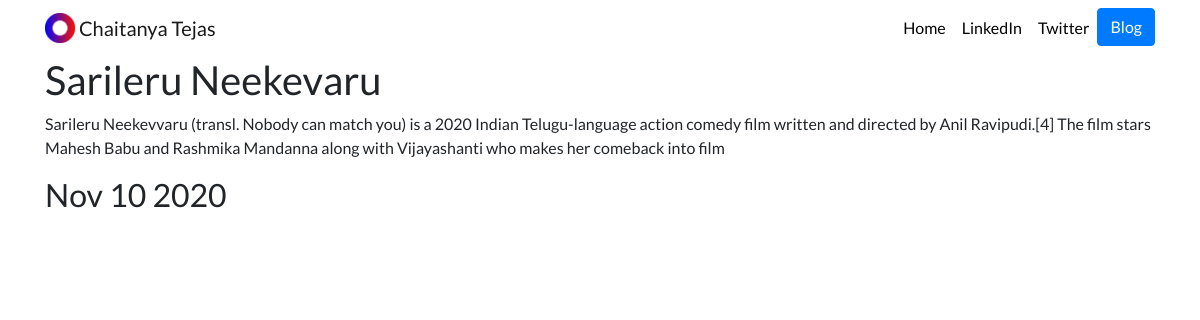
The app's page /blog/2/ with its own data.
### blog/models.py (models this page shows)
class blog(models.Model):
    title = models.CharField(max_length=100)
    description = models.TextField(max_length=250)
    date=models.DateField()

### blog/views.py (the view)
# urls.py: path('<int:blog_id>/',views.details,name='details'),
def details(request,blog_id):
    bg=get_object_or_404(blog,pk=blog_id)
    return render(request,'blogs/details.html',{'id':bg})

### blog/templates/blogs/details.html
{% extends 'portfolio/base.html' %}
{% block content %}
<h1>{{id.title}}</h1>
<p>{{id.description|safe}}</p>
<h2>{{id.date|date:'M d Y'}}</h2>
{% endblock %}

### movies/static/movies/custom.css (style rules this page uses)
body { font-family: 'Lato', sans-serif; }

### records on screen
blog: title "Sarileru Neekevaru", description "Sarileru Neekevvaru (transl. Nobody can match you) is a 2020 Indian Telugu-language action comedy film written and directed by Anil Ravipudi.[4] The film stars Mahesh Babu and Rashmika Mandanna along with Vijayashanti who makes her comeback into film", date "Nov 10 2020"
